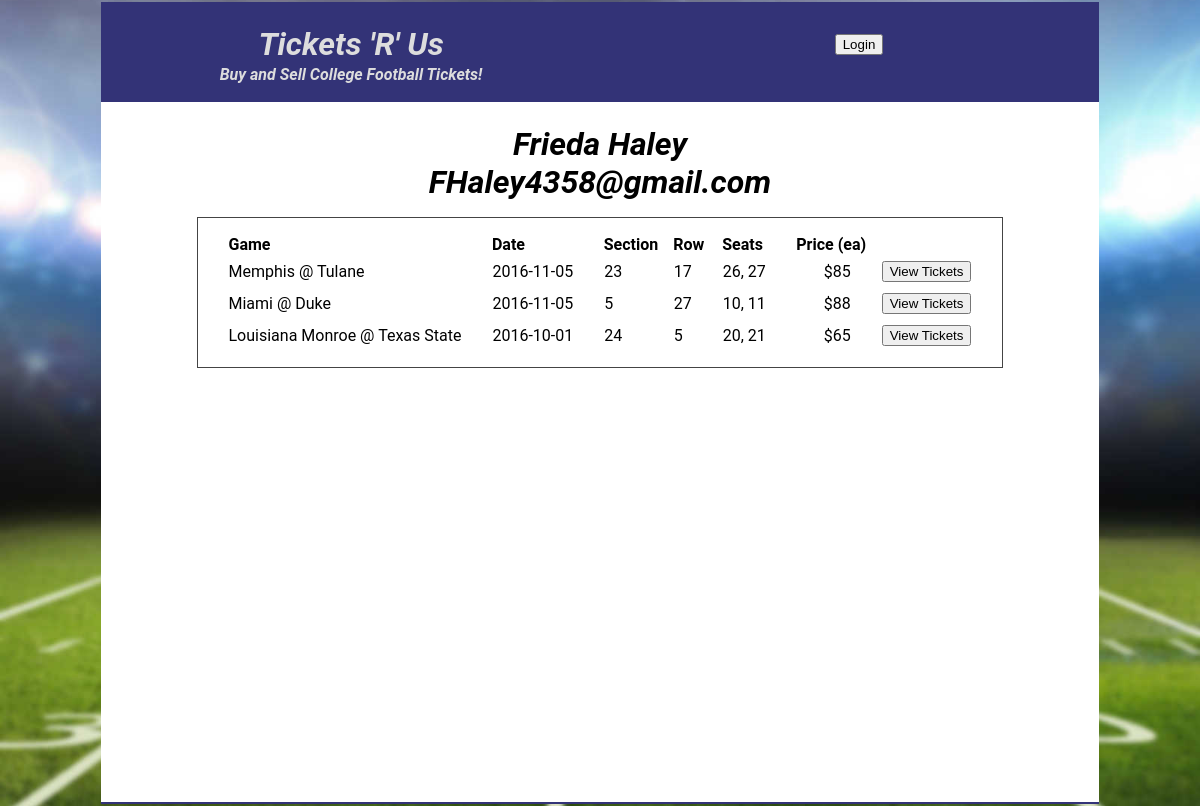
The page /users/2 on the database its author committed.
### tickets.py (models this page shows, shortened)
class User(Base):
    __tablename__ = 'user'
    id = Column(Integer, primary_key=True)
    name = Column(String, nullable=False)
    email = Column(String, unique=True, nullable=False)
    picture = Column(String, nullable=True)

class Ticket_Lot(Base):
    __tablename__ = 'ticket_lot'
    id = Column(Integer, primary_key=True)
    seller_id = Column(Integer, ForeignKey('user.id'))
    seller = relationship(User, backref=backref('ticket_lots'))
    game_id = Column(Integer, ForeignKey('game.id'))
    game = relationship(Game, backref=backref('ticket_lots'))
    section = Column(Integer)
    row = Column(Integer)
    price = Column(Integer) # $ per ticket
    def seats(self):
        return [ ticket.seat for ticket in self.tickets ]
    def seats_str(self):
        return ', '.join(map(str,self.seats()))

class Team(Base):
    __tablename__ = 'team'
    id = Column(Integer, primary_key = True)
    name =Column(String, unique=True, nullable = False)
    nickname = Column(String)
    espn_id =  Column(Integer)
    city =  Column(String)
    state = Column(String)
    conference = Column(String, ForeignKey('conference.abbrev_name'))
    logo = Column(String)

class Game(Base):
    __tablename__ = 'game'
    id = Column(Integer, primary_key=True)
    home_team_id = Column(Integer, ForeignKey('team.id'))
    home_team = relationship(Team, foreign_keys=[home_team_id], backref=backref('home_games'))
    visiting_team_id = Column(Integer, ForeignKey('team.id'))
    visiting_team = relationship(Team, foreign_keys=[visiting_team_id], backref=backref('away_games'))
    date = Column(Date, nullable=False)

class Ticket(Base):
    __tablename__ = 'ticket'
    id = Column(Integer, primary_key=True)
    lot_id = Column(Integer, ForeignKey('ticket_lot.id'))
    lot = relationship(Ticket_Lot, backref=backref('tickets'))
    seat = Column(Integer)

### web_server.py (the view)
@app.route('/users/<int:user_id>')
def user(user_id):
    user = db_session.query(User).filter_by(id=user_id).one()
    main = Markup(render_template('user.html', user=user))
    return render_template('layout.html', main=main, login_session=login_session)

### templates/user.html
<div id="user-div">
    <h1>
        {{user.name}} <br>
        {{user.email}}
    </h1>
    <div class="game-tickets">
        <table class="tickets">
            <tr class="ticket-lot">
                <th> Game </th>
                <th> Date </th>
                <th class="section"> Section </td>
                <th class="row"> Row </td>
                <th class="seats"> Seats </td>
                <th class="price"> Price (ea) </td>
            </tr>
            {% for ticket_lot in user.ticket_lots %}
            <tr class="ticket-lot">
                <td class="game"> {{ticket_lot.game.visiting_team.name}} @ {{ticket_lot.game.home_team.name}} </td>
                <td class="date"> {{ticket_lot.game.date}} </td>
                <td class="section"> {{ticket_lot.section}} </td>
                <td class="row"> {{ticket_lot.row}} </td>
                <td class="seats"> {{ticket_lot.seats_str()}} </td>
                <td class="price"> ${{ticket_lot.price}} </td>
                <td class="view-button">
                    <a class="ticket-lot-a" href="/tickets/{{ticket_lot.id}}">
                        <button> View Tickets </button>
                    </a>
                </td>
            </tr>
            {% endfor %}
         </table>
    </div>
</div>

### static/style/tickets.css (style rules this page uses)
body, div, ul, li, p, h1, h2, h3, h4, h5, h6 { -webkit-box-sizing: border-box; -moz-box-sizing: border-box; -ms-box-sizing: border-box; box-sizing: border-box; border: 1px solid transparent; }
body, div, ul, li, p, h1, h2, h3, h4, h5, h6 { padding: 0; margin: 0; }
h1,h2,h3,h4 { width: 100%; }
body { display: -webkit-flex; display: flex; flex-wrap: wrap; flex-direction: row; justify-content: space-around; font-family: "Roboto", sans-serif; font-weight: bold; font-style: italic; text-align: center; background-image: url("/static/images/FF8a5Ku_2000_cropped.jpg"); background-size: cover; background-repeat: no-repeat; background-attachment: fixed; background-position: center; }
.conference-a, .ticket-lot-a { text-decoration: none; }
.game-tickets { border: 1px solid #444; padding: 15px; margin: 15px; background: #fff; }
table { border: 1px solid transparent; border-collapse: collapse; }
tr { border: 1px solid transparent; border-collapse: collapse; }
th { padding-left: 15px; padding-right: 0px; text-align: left; }
td { border: 1px solid transparent; border-collapse: collapse; padding: 5px; padding-left: 15px; padding-right: 15px; text-align: left; }
td.price { text-align: right; }

### rows shown on the page
User: name "Frieda Haley", email "FHaley4358@gmail.com"
Ticket_Lot: game.visiting_team.name "Memphis", game.home_team.name "Tulane", game "2016-11-05", section "23", row "17", seats_str "26, 27", price "85"
Ticket_Lot: game.visiting_team.name "Miami", game.home_team.name "Duke", game "2016-11-05", section "5", row "27", seats_str "10, 11", price "88"
Ticket_Lot: game.visiting_team.name "Louisiana Monroe", game.home_team.name "Texas State", game "2016-10-01", section "24", row "5", seats_str "20, 21", price "65"
